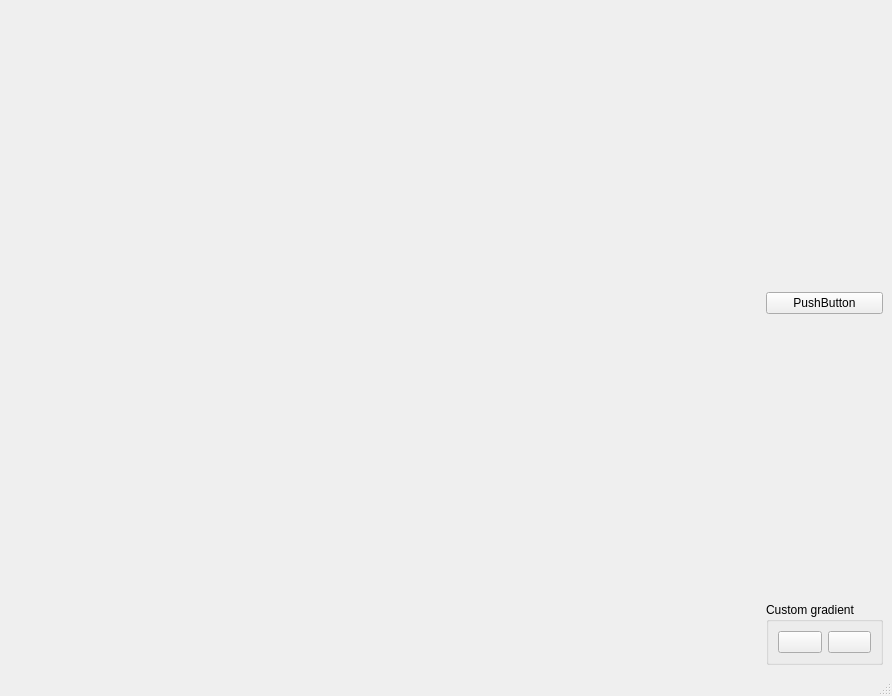
<?xml version="1.0" encoding="UTF-8"?>
<ui version="4.0">
 <class>qmainwindow</class>
 <widget class="QMainWindow" name="qmainwindow">
  <property name="geometry">
   <rect>
    <x>0</x>
    <y>0</y>
    <width>892</width>
    <height>696</height>
   </rect>
  </property>
  <property name="windowTitle">
   <string>qmainwindow</string>
  </property>
  <widget class="QWidget" name="centralwidget">
   <layout class="QHBoxLayout" name="horizontalLayout_3">
    <item>
     <widget class="QWidget" name="widget_HeatMap" native="true">
      <property name="sizePolicy">
       <sizepolicy hsizetype="Expanding" vsizetype="Expanding">
        <horstretch>0</horstretch>
        <verstretch>0</verstretch>
       </sizepolicy>
      </property>
     </widget>
    </item>
    <item>
     <widget class="QWidget" name="widget_ColorScale" native="true">
      <property name="sizePolicy">
       <sizepolicy hsizetype="Fixed" vsizetype="Preferred">
        <horstretch>0</horstretch>
        <verstretch>0</verstretch>
       </sizepolicy>
      </property>
      <property name="minimumSize">
       <size>
        <width>80</width>
        <height>0</height>
       </size>
      </property>
      <property name="baseSize">
       <size>
        <width>0</width>
        <height>0</height>
       </size>
      </property>
     </widget>
    </item>
    <item>
     <layout class="QVBoxLayout" name="verticalLayout">
      <item>
       <spacer name="verticalSpacer">
        <property name="orientation">
         <enum>Qt::Vertical</enum>
        </property>
        <property name="sizeHint" stdset="0">
         <size>
          <width>20</width>
          <height>40</height>
         </size>
        </property>
       </spacer>
      </item>
      <item>
       <widget class="QPushButton" name="pushButton">
        <property name="text">
         <string>PushButton</string>
        </property>
       </widget>
      </item>
      <item>
       <spacer name="verticalSpacer_2">
        <property name="orientation">
         <enum>Qt::Vertical</enum>
        </property>
        <property name="sizeHint" stdset="0">
         <size>
          <width>20</width>
          <height>40</height>
         </size>
        </property>
       </spacer>
      </item>
      <item>
       <widget class="QGroupBox" name="groupBox_CustomGradient">
        <property name="sizePolicy">
         <sizepolicy hsizetype="Preferred" vsizetype="Preferred">
          <horstretch>0</horstretch>
          <verstretch>0</verstretch>
         </sizepolicy>
        </property>
        <property name="minimumSize">
         <size>
          <width>0</width>
          <height>0</height>
         </size>
        </property>
        <property name="title">
         <string>Custom gradient</string>
        </property>
        <layout class="QHBoxLayout" name="horizontalLayout_2">
         <item>
          <layout class="QHBoxLayout" name="horizontalLayout">
           <item>
            <widget class="QPushButton" name="pushButton_gradientBtoYPB">
             <property name="sizePolicy">
              <sizepolicy hsizetype="Preferred" vsizetype="Preferred">
               <horstretch>0</horstretch>
               <verstretch>0</verstretch>
              </sizepolicy>
             </property>
             <property name="minimumSize">
              <size>
               <width>0</width>
               <height>0</height>
              </size>
             </property>
             <property name="baseSize">
              <size>
               <width>0</width>
               <height>0</height>
              </size>
             </property>
             <property name="text">
              <string/>
             </property>
             <property name="iconSize">
              <size>
               <width>24</width>
               <height>100</height>
              </size>
             </property>
            </widget>
           </item>
           <item>
            <widget class="QPushButton" name="pushButton_gradientGtoRPB">
             <property name="sizePolicy">
              <sizepolicy hsizetype="Preferred" vsizetype="Preferred">
               <horstretch>0</horstretch>
               <verstretch>0</verstretch>
              </sizepolicy>
             </property>
             <property name="minimumSize">
              <size>
               <width>0</width>
               <height>0</height>
              </size>
             </property>
             <property name="baseSize">
              <size>
               <width>0</width>
               <height>0</height>
              </size>
             </property>
             <property name="text">
              <string/>
             </property>
             <property name="iconSize">
              <size>
               <width>24</width>
               <height>100</height>
              </size>
             </property>
            </widget>
           </item>
          </layout>
         </item>
        </layout>
       </widget>
      </item>
     </layout>
    </item>
   </layout>
  </widget>
  <widget class="QMenuBar" name="menubar">
   <property name="geometry">
    <rect>
     <x>0</x>
     <y>0</y>
     <width>892</width>
     <height>28</height>
    </rect>
   </property>
  </widget>
  <widget class="QStatusBar" name="statusbar"/>
 </widget>
 <resources/>
 <connections/>
</ui>
